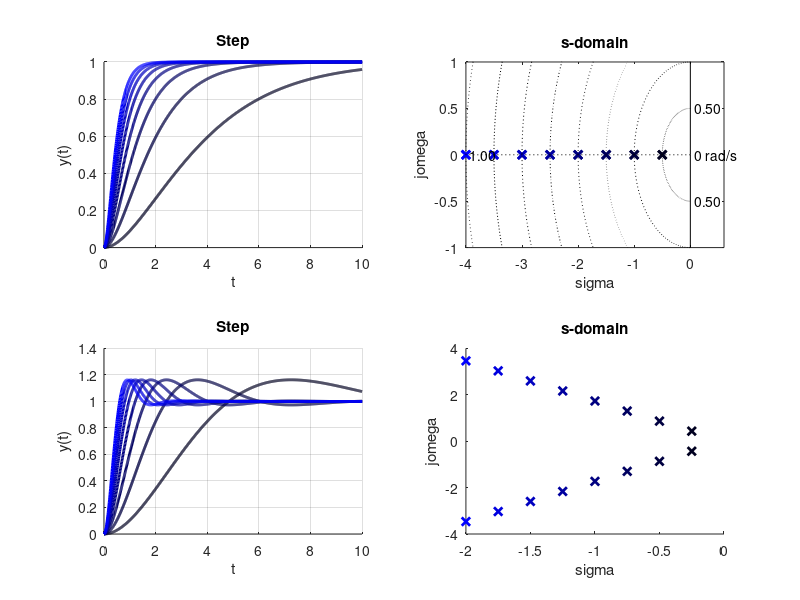

Write the MATLAB code that produced this figure.
%ikinci dereceden sistem
%wn etkisi
clear;clc;
figure(3);clf;  
subplot(2,2,1);cla;hold on;grid on;xlabel("t");ylabel("y(t)");title("Step");ax1=gca;
subplot(2,2,2);cla;hold on;xlabel("\sigma");ylabel("j\omega");title("s-domain");ax2=gca;
subplot(2,2,3);cla;hold on;grid on;xlabel("t");ylabel("y(t)");title("Step");ax3=gca;
subplot(2,2,4);cla;hold on;xlabel("\sigma");ylabel("j\omega");title("s-domain");ax4=gca;

t=0:0.01:10;
zeta=1;
wnvec = 0.5:0.5:4;
for i=1:length(wnvec)
    wn=wnvec(i);
    color=[0,0,i/length(wnvec)];

    Gs=tf(wn^2,[1 2*zeta*wn wn^2]);
    sigma = -zeta*wn;
    wd=wn*sqrt(1-zeta^2);
    
    [y,~]=step(Gs,t);
    plot(ax1,t,y,'Color',color,'LineWidth',2);
    plot(ax2,sigma,wd,'x','Color',color,'LineWidth',2);
    plot(ax2,sigma,-wd,'x','Color',color,'LineWidth',2);
   
end
sgrid(ax2,zeta,wnvec); 
% xlim(ax2,[-1.5,0.5]);
% ylim(ax2,[-1.5,1.5]);
% plot(ax3,zetavec,3.91./(zetavec*wn),'k','LineWidth',2);
% plot(ax3,wn*zetavec,tsvec,'Color','r','LineWidth',2);
zeta=0.5;
for i=1:length(wnvec)
    wn=wnvec(i);
    color=[0,0,i/length(wnvec)];

    Gs=tf(wn^2,[1 2*zeta*wn wn^2]);
    sigma = -zeta*wn;
    wd=wn*sqrt(1-zeta^2);
    
    [y,~]=step(Gs,t);
    plot(ax3,t,y,'Color',color,'LineWidth',2);
    plot(ax4,sigma,wd,'x','Color',color,'LineWidth',2);
    plot(ax4,sigma,-wd,'x','Color',color,'LineWidth',2);
end
%sgrid(ax2,zetavec,wn); 